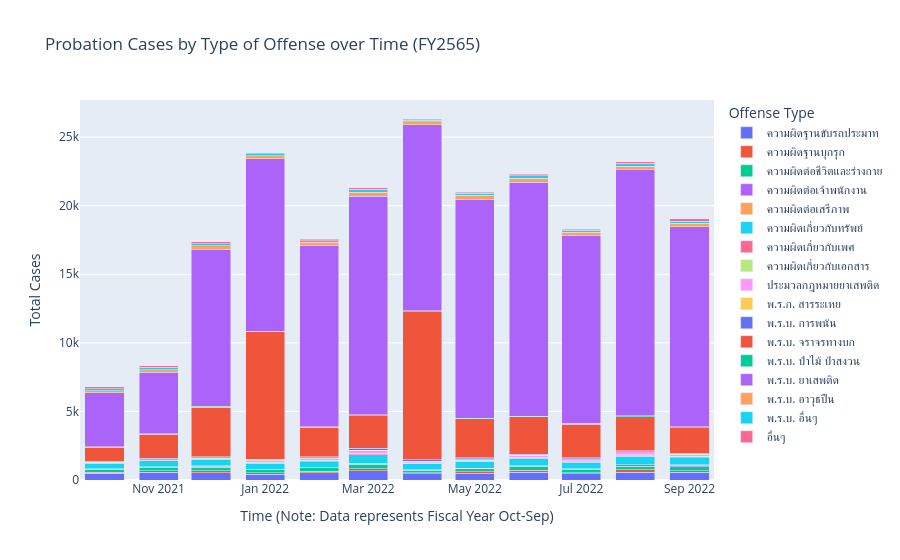

The cell this chart's notebook holds for it:
### Markdown cell above
### แผนภาพที่ 2: สัดส่วนคดีคุมความประพฤติจำแนกตามฐานความผิด
เป้าหมาย: แสดงสัดส่วนของแต่ละฐานความผิดแบบ Stacked Bar

### Code cell
df_g_agg = df_g_long.groupby(['Date', 'ฐานความผิด'])['Cases'].sum().reset_index()
df_g_agg['Date_Str'] = df_g_agg['Date'].dt.strftime('%Y-%m')

fig2 = px.bar(df_g_agg, x='Date_Str', y='Cases', color='ฐานความผิด',
              title='Probation Cases by Type of Offense over Time (FY2565)',
              labels={'Date_Str': 'Time (Fiscal Year 2565)', 'Cases': 'Total Cases', 'ฐานความผิด': 'Offense Type'},
              barmode='stack')
fig2.update_layout(xaxis_title='Time (Note: Data represents Fiscal Year Oct-Sep)')
fig2.show()

### Figure 1 — Plotly figure (JSON) as saved in the notebook; plotly's stock layout.template omitted (floating-point values rounded to 4 significant figures)
{"data": [{"hovertemplate": "Offense Type=ความผิดฐานขับรถประมาท<br>Time (Fiscal Year 2565)=%{x}<br>Total Cases=%{y}<extra></extra>", "legendgroup": "ความผิดฐานขับรถประมาท", "marker": {"color": "#636efa", "pattern": {"shape": ""}}, "name": "ความผิดฐานขับรถประมาท", "orientation": "v", "showlegend": true, "textposition": "auto", "type": "bar", "x": ["2021-10", "2021-11", "2021-12", "2022-01", "2022-02", "2022-03", "2022-04", "2022-05", "2022-06", "2022-07", "2022-08", "2022-09"], "xaxis": "x", "y": [490, 560, 534, 435, 530, 692, 439, 489, 574, 448, 583, 556], "yaxis": "y"}, {"hovertemplate": "Offense Type=ความผิดฐานบุกรุก<br>Time (Fiscal Year 2565)=%{x}<br>Total Cases=%{y}<extra></extra>", "legendgroup": "ความผิดฐานบุกรุก", "marker": {"color": "#EF553B", "pattern": {"shape": ""}}, "name": "ความผิดฐานบุกรุก", "orientation": "v", "showlegend": true, "textposition": "auto", "type": "bar", "x": ["2021-10", "2021-11", "2021-12", "2022-01", "2022-02", "2022-03", "2022-04", "2022-05", "2022-06", "2022-07", "2022-08", "2022-09"], "xaxis": "x", "y": [68, 102, 125, 103, 115, 145, 99, 101, 141, 91, 161, 119], "yaxis": "y"}, {"hovertemplate": "Offense Type=ความผิดต่อชีวิตและร่างกาย<br>Time (Fiscal Year 2565)=%{x}<br>Total Cases=%{y}<extra></extra>", "legendgroup": "ความผิดต่อชีวิตและร่างกาย", "marker": {"color": "#00cc96", "pattern": {"shape": ""}}, "name": "ความผิดต่อชีวิตและร่างกาย", "orientation": "v", "showlegend": true, "textposition": "auto", "type": "bar", "x": ["2021-10", "2021-11", "2021-12", "2022-01", "2022-02", "2022-03", "2022-04", "2022-05", "2022-06", "2022-07", "2022-08", "2022-09"], "xaxis": "x", "y": [244, 279, 282, 207, 232, 321, 181, 226, 271, 234, 270, 298], "yaxis": "y"}, {"hovertemplate": "Offense Type=ความผิดต่อเจ้าพนักงาน<br>Time (Fiscal Year 2565)=%{x}<br>Total Cases=%{y}<extra></extra>", "legendgroup": "ความผิดต่อเจ้าพนักงาน", "marker": {"color": "#ab63fa", "pattern": {"shape": ""}}, "name": "ความผิดต่อเจ้าพนักงาน", "orientation": "v", "showlegend": true, "textposition": "auto", "type": "bar", "x": ["2021-10", "2021-11", "2021-12", "2022-01", "2022-02", "2022-03", "2022-04", "2022-05", "2022-06", "2022-07", "2022-08", "2022-09"], "xaxis": "x", "y": [20, 34, 76, 25, 31, 61, 34, 41, 52, 46, 81, 114], "yaxis": "y"}, {"hovertemplate": "Offense Type=ความผิดต่อเสรีภาพ<br>Time (Fiscal Year 2565)=%{x}<br>Total Cases=%{y}<extra></extra>", "legendgroup": "ความผิดต่อเสรีภาพ", "marker": {"color": "#FFA15A", "pattern": {"shape": ""}}, "name": "ความผิดต่อเสรีภาพ", "orientation": "v", "showlegend": true, "textposition": "auto", "type": "bar", "x": ["2021-10", "2021-11", "2021-12", "2022-01", "2022-02", "2022-03", "2022-04", "2022-05", "2022-06", "2022-07", "2022-08", "2022-09"], "xaxis": "x", "y": [2, 4, 9, 4, 8, 7, 8, 6, 6, 9, 7, 8], "yaxis": "y"}, {"hovertemplate": "Offense Type=ความผิดเกี่ยวกับทรัพย์<br>Time (Fiscal Year 2565)=%{x}<br>Total Cases=%{y}<extra></extra>", "legendgroup": "ความผิดเกี่ยวกับทรัพย์", "marker": {"color": "#19d3f3", "pattern": {"shape": ""}}, "name": "ความผิดเกี่ยวกับทรัพย์", "orientation": "v", "showlegend": true, "textposition": "auto", "type": "bar", "x": ["2021-10", "2021-11", "2021-12", "2022-01", "2022-02", "2022-03", "2022-04", "2022-05", "2022-06", "2022-07", "2022-08", "2022-09"], "xaxis": "x", "y": [405, 423, 487, 440, 433, 609, 444, 487, 529, 473, 627, 544], "yaxis": "y"}, {"hovertemplate": "Offense Type=ความผิดเกี่ยวกับเพศ<br>Time (Fiscal Year 2565)=%{x}<br>Total Cases=%{y}<extra></extra>", "legendgroup": "ความผิดเกี่ยวกับเพศ", "marker": {"color": "#FF6692", "pattern": {"shape": ""}}, "name": "ความผิดเกี่ยวกับเพศ", "orientation": "v", "showlegend": true, "textposition": "auto", "type": "bar", "x": ["2021-10", "2021-11", "2021-12", "2022-01", "2022-02", "2022-03", "2022-04", "2022-05", "2022-06", "2022-07", "2022-08", "2022-09"], "xaxis": "x", "y": [32, 35, 36, 45, 50, 69, 24, 43, 47, 54, 61, 56], "yaxis": "y"}, {"hovertemplate": "Offense Type=ความผิดเกี่ยวกับเอกสาร<br>Time (Fiscal Year 2565)=%{x}<br>Total Cases=%{y}<extra></extra>", "legendgroup": "ความผิดเกี่ยวกับเอกสาร", "marker": {"color": "#B6E880", "pattern": {"shape": ""}}, "name": "ความผิดเกี่ยวกับเอกสาร", "orientation": "v", "showlegend": true, "textposition": "auto", "type": "bar", "x": ["2021-10", "2021-11", "2021-12", "2022-01", "2022-02", "2022-03", "2022-04", "2022-05", "2022-06", "2022-07", "2022-08", "2022-09"], "xaxis": "x", "y": [39, 37, 39, 35, 35, 57, 18, 37, 39, 34, 45, 51], "yaxis": "y"}, {"hovertemplate": "Offense Type=ประมวลกฎหมายยาเสพติด<br>Time (Fiscal Year 2565)=%{x}<br>Total Cases=%{y}<extra></extra>", "legendgroup": "ประมวลกฎหมายยาเสพติด", "marker": {"color": "#FF97FF", "pattern": {"shape": ""}}, "name": "ประมวลกฎหมายยาเสพติด", "orientation": "v", "showlegend": true, "textposition": "auto", "type": "bar", "x": ["2021-10", "2021-11", "2021-12", "2022-01", "2022-02", "2022-03", "2022-04", "2022-05", "2022-06", "2022-07", "2022-08", "2022-09"], "xaxis": "x", "y": [0, 1, 30, 153, 164, 196, 128, 130, 142, 147, 209, 143], "yaxis": "y"}, {"hovertemplate": "Offense Type=พ.ร.ก. สารระเหย<br>Time (Fiscal Year 2565)=%{x}<br>Total Cases=%{y}<extra></extra>", "legendgroup": "พ.ร.ก. สารระเหย", "marker": {"color": "#FECB52", "pattern": {"shape": ""}}, "name": "พ.ร.ก. สารระเหย", "orientation": "v", "showlegend": true, "textposition": "auto", "type": "bar", "x": ["2021-10", "2021-11", "2021-12", "2022-01", "2022-02", "2022-03", "2022-04", "2022-05", "2022-06", "2022-07", "2022-08", "2022-09"], "xaxis": "x", "y": [6, 3, 5, 12, 7, 8, 7, 6, 14, 6, 6, 4], "yaxis": "y"}, {"hovertemplate": "Offense Type=พ.ร.บ. การพนัน<br>Time (Fiscal Year 2565)=%{x}<br>Total Cases=%{y}<extra></extra>", "legendgroup": "พ.ร.บ. การพนัน", "marker": {"color": "#636efa", "pattern": {"shape": ""}}, "name": "พ.ร.บ. การพนัน", "orientation": "v", "showlegend": true, "textposition": "auto", "type": "bar", "x": ["2021-10", "2021-11", "2021-12", "2022-01", "2022-02", "2022-03", "2022-04", "2022-05", "2022-06", "2022-07", "2022-08", "2022-09"], "xaxis": "x", "y": [47, 122, 81, 53, 97, 151, 97, 55, 59, 68, 68, 60], "yaxis": "y"}, {"hovertemplate": "Offense Type=พ.ร.บ. จราจรทางบก<br>Time (Fiscal Year 2565)=%{x}<br>Total Cases=%{y}<extra></extra>", "legendgroup": "พ.ร.บ. จราจรทางบก", "marker": {"color": "#EF553B", "pattern": {"shape": ""}}, "name": "พ.ร.บ. จราจรทางบก", "orientation": "v", "showlegend": true, "textposition": "auto", "type": "bar", "x": ["2021-10", "2021-11", "2021-12", "2022-01", "2022-02", "2022-03", "2022-04", "2022-05", "2022-06", "2022-07", "2022-08", "2022-09"], "xaxis": "x", "y": [1030, 1718, 3607, 9304, 2130, 2383, 10799, 2830, 2726, 2469, 2486, 1867], "yaxis": "y"}, {"hovertemplate": "Offense Type=พ.ร.บ. ป่าไม้ ป่าสงวน<br>Time (Fiscal Year 2565)=%{x}<br>Total Cases=%{y}<extra></extra>", "legendgroup": "พ.ร.บ. ป่าไม้ ป่าสงวน", "marker": {"color": "#00cc96", "pattern": {"shape": ""}}, "name": "พ.ร.บ. ป่าไม้ ป่าสงวน", "orientation": "v", "showlegend": true, "textposition": "auto", "type": "bar", "x": ["2021-10", "2021-11", "2021-12", "2022-01", "2022-02", "2022-03", "2022-04", "2022-05", "2022-06", "2022-07", "2022-08", "2022-09"], "xaxis": "x", "y": [59, 50, 70, 46, 46, 64, 60, 65, 64, 71, 75, 63], "yaxis": "y"}, {"hovertemplate": "Offense Type=พ.ร.บ. ยาเสพติด<br>Time (Fiscal Year 2565)=%{x}<br>Total Cases=%{y}<extra></extra>", "legendgroup": "พ.ร.บ. ยาเสพติด", "marker": {"color": "#ab63fa", "pattern": {"shape": ""}}, "name": "พ.ร.บ. ยาเสพติด", "orientation": "v", "showlegend": true, "textposition": "auto", "type": "bar", "x": ["2021-10", "2021-11", "2021-12", "2022-01", "2022-02", "2022-03", "2022-04", "2022-05", "2022-06", "2022-07", "2022-08", "2022-09"], "xaxis": "x", "y": [3904, 4477, 11451, 12573, 13209, 15917, 13556, 15949, 17061, 13698, 17936, 14590], "yaxis": "y"}, {"hovertemplate": "Offense Type=พ.ร.บ. อาวุธปืน<br>Time (Fiscal Year 2565)=%{x}<br>Total Cases=%{y}<extra></extra>", "legendgroup": "พ.ร.บ. อาวุธปืน", "marker": {"color": "#FFA15A", "pattern": {"shape": ""}}, "name": "พ.ร.บ. อาวุธปืน", "orientation": "v", "showlegend": true, "textposition": "auto", "type": "bar", "x": ["2021-10", "2021-11", "2021-12", "2022-01", "2022-02", "2022-03", "2022-04", "2022-05", "2022-06", "2022-07", "2022-08", "2022-09"], "xaxis": "x", "y": [160, 190, 230, 216, 234, 315, 222, 290, 289, 216, 270, 230], "yaxis": "y"}, {"hovertemplate": "Offense Type=พ.ร.บ. อื่นๆ<br>Time (Fiscal Year 2565)=%{x}<br>Total Cases=%{y}<extra></extra>", "legendgroup": "พ.ร.บ. อื่นๆ", "marker": {"color": "#19d3f3", "pattern": {"shape": ""}}, "name": "พ.ร.บ. อื่นๆ", "orientation": "v", "showlegend": true, "textposition": "auto", "type": "bar", "x": ["2021-10", "2021-11", "2021-12", "2022-01", "2022-02", "2022-03", "2022-04", "2022-05", "2022-06", "2022-07", "2022-08", "2022-09"], "xaxis": "x", "y": [137, 169, 163, 143, 137, 198, 129, 155, 179, 132, 206, 179], "yaxis": "y"}, {"hovertemplate": "Offense Type=อื่นๆ<br>Time (Fiscal Year 2565)=%{x}<br>Total Cases=%{y}<extra></extra>", "legendgroup": "อื่นๆ", "marker": {"color": "#FF6692", "pattern": {"shape": ""}}, "name": "อื่นๆ", "orientation": "v", "showlegend": true, "textposition": "auto", "type": "bar", "x": ["2021-10", "2021-11", "2021-12", "2022-01", "2022-02", "2022-03", "2022-04", "2022-05", "2022-06", "2022-07", "2022-08", "2022-09"], "xaxis": "x", "y": [174, 121, 141, 76, 107, 115, 76, 84, 96, 72, 118, 152], "yaxis": "y"}], "layout": {"barmode": "stack", "legend": {"title": {"text": "Offense Type"}, "tracegroupgap": 0}, "title": {"text": "Probation Cases by Type of Offense over Time (FY2565)"}, "xaxis": {"anchor": "y", "domain": [0.0, 1.0], "title": {"text": "Time (Note: Data represents Fiscal Year Oct-Sep)"}}, "yaxis": {"anchor": "x", "domain": [0.0, 1.0], "title": {"text": "Total Cases"}}}}
